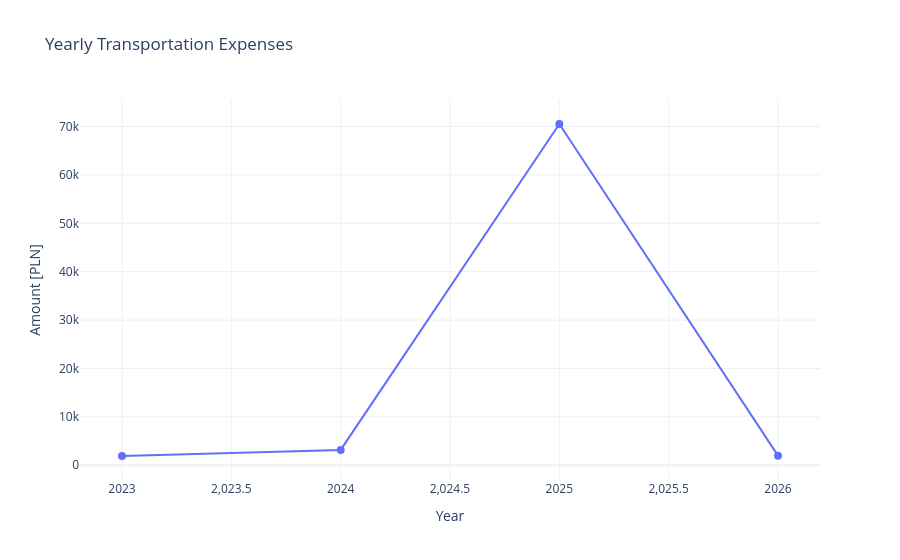

Here is the notebook cell this chart was saved with:
### Code cell
a.plot_category('Transportation', show_month=0)

### Figure 1 — Plotly figure (JSON) as saved in the notebook; plotly's stock layout.template omitted (floating-point values rounded to 4 significant figures)
{"data": [{"hovertemplate": "year=%{x}<br>Transportation=%{y}<extra></extra>", "legendgroup": "", "marker": {"color": "#636efa", "symbol": "circle", "size": 8}, "mode": "lines+markers", "name": "", "orientation": "v", "showlegend": false, "x": [2023, 2024, 2025, 2026], "xaxis": "x", "y": [1914.0, 3176.0, 70520.0, 1981.0], "yaxis": "y", "type": "scatter", "line": {"width": 2}}], "layout": {"xaxis": {"anchor": "y", "domain": [0.0, 1.0], "title": {"text": "Year"}}, "yaxis": {"anchor": "x", "domain": [0.0, 1.0], "title": {"text": "Amount [PLN]"}}, "legend": {"tracegroupgap": 0}, "title": {"text": "Yearly Transportation Expenses"}, "hovermode": "x unified"}}
